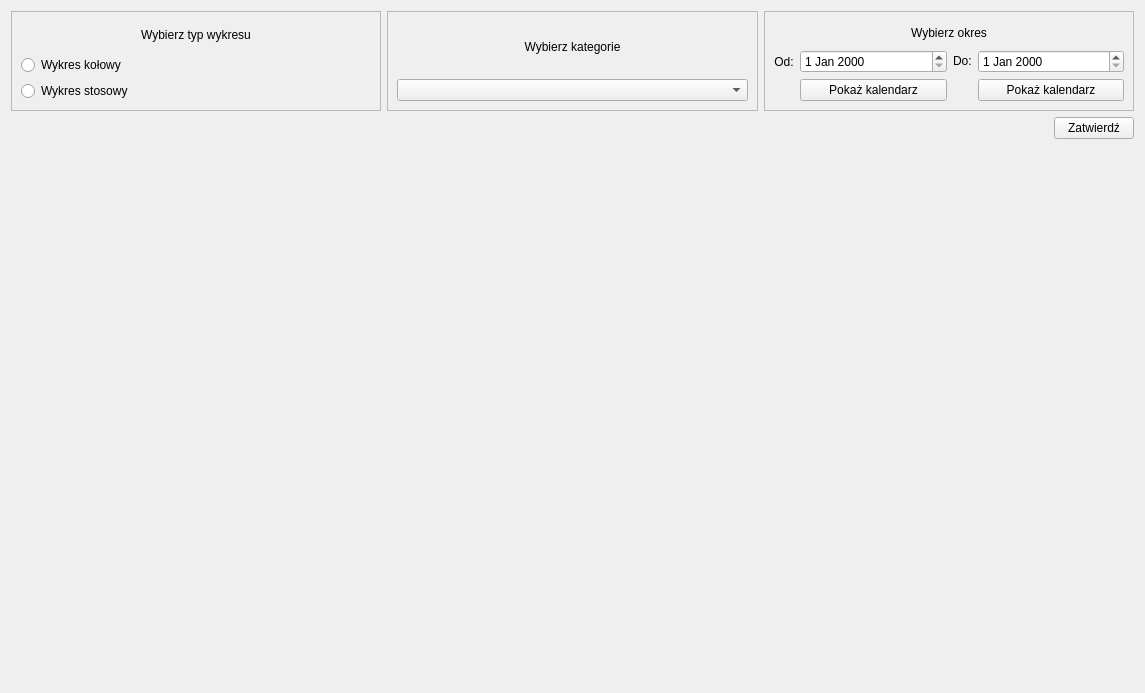
<?xml version="1.0" encoding="UTF-8"?>
<ui version="4.0">
 <class>analisys_tab</class>
 <widget class="QWidget" name="analisys_tab">
  <property name="geometry">
   <rect>
    <x>0</x>
    <y>0</y>
    <width>1145</width>
    <height>693</height>
   </rect>
  </property>
  <property name="windowTitle">
   <string>Form</string>
  </property>
  <layout class="QGridLayout" name="gridLayout">
   <item row="0" column="2">
    <widget class="QFrame" name="select_date">
     <property name="sizePolicy">
      <sizepolicy hsizetype="Preferred" vsizetype="Fixed">
       <horstretch>0</horstretch>
       <verstretch>0</verstretch>
      </sizepolicy>
     </property>
     <property name="minimumSize">
      <size>
       <width>0</width>
       <height>100</height>
      </size>
     </property>
     <property name="frameShape">
      <enum>QFrame::StyledPanel</enum>
     </property>
     <property name="frameShadow">
      <enum>QFrame::Raised</enum>
     </property>
     <layout class="QGridLayout" name="gridLayout_4">
      <item row="0" column="0" colspan="4">
       <widget class="QLabel" name="title_select_date">
        <property name="text">
         <string>Wybierz okres</string>
        </property>
        <property name="alignment">
         <set>Qt::AlignCenter</set>
        </property>
       </widget>
      </item>
      <item row="4" column="3">
       <widget class="QDateEdit" name="date_to"/>
      </item>
      <item row="4" column="1">
       <widget class="QDateEdit" name="date_from"/>
      </item>
      <item row="4" column="0">
       <widget class="QLabel" name="from_label">
        <property name="sizePolicy">
         <sizepolicy hsizetype="Fixed" vsizetype="Minimum">
          <horstretch>0</horstretch>
          <verstretch>0</verstretch>
         </sizepolicy>
        </property>
        <property name="text">
         <string>Od:</string>
        </property>
        <property name="alignment">
         <set>Qt::AlignCenter</set>
        </property>
       </widget>
      </item>
      <item row="4" column="2">
       <widget class="QLabel" name="to">
        <property name="sizePolicy">
         <sizepolicy hsizetype="Fixed" vsizetype="Fixed">
          <horstretch>0</horstretch>
          <verstretch>0</verstretch>
         </sizepolicy>
        </property>
        <property name="text">
         <string>Do:</string>
        </property>
        <property name="alignment">
         <set>Qt::AlignLeading|Qt::AlignLeft|Qt::AlignVCenter</set>
        </property>
       </widget>
      </item>
      <item row="5" column="1">
       <widget class="QPushButton" name="show_calendar_from">
        <property name="text">
         <string>Pokaż kalendarz</string>
        </property>
       </widget>
      </item>
      <item row="5" column="3">
       <widget class="QPushButton" name="show_calendar_to">
        <property name="text">
         <string>Pokaż kalendarz</string>
        </property>
       </widget>
      </item>
     </layout>
    </widget>
   </item>
   <item row="0" column="1">
    <widget class="QFrame" name="select_categories">
     <property name="sizePolicy">
      <sizepolicy hsizetype="Preferred" vsizetype="Fixed">
       <horstretch>0</horstretch>
       <verstretch>0</verstretch>
      </sizepolicy>
     </property>
     <property name="minimumSize">
      <size>
       <width>0</width>
       <height>100</height>
      </size>
     </property>
     <property name="frameShape">
      <enum>QFrame::StyledPanel</enum>
     </property>
     <property name="frameShadow">
      <enum>QFrame::Raised</enum>
     </property>
     <layout class="QGridLayout" name="gridLayout_3">
      <item row="0" column="0">
       <widget class="QLabel" name="title_select_categories">
        <property name="text">
         <string>Wybierz kategorie</string>
        </property>
        <property name="alignment">
         <set>Qt::AlignCenter</set>
        </property>
       </widget>
      </item>
      <item row="1" column="0">
       <widget class="QComboBox" name="categories_list">
        <property name="editable">
         <bool>false</bool>
        </property>
       </widget>
      </item>
     </layout>
    </widget>
   </item>
   <item row="2" column="0" colspan="3">
    <widget class="QChartView" name="chart" native="true"/>
   </item>
   <item row="0" column="0">
    <widget class="QFrame" name="select_chart_type">
     <property name="enabled">
      <bool>true</bool>
     </property>
     <property name="sizePolicy">
      <sizepolicy hsizetype="Preferred" vsizetype="Fixed">
       <horstretch>0</horstretch>
       <verstretch>0</verstretch>
      </sizepolicy>
     </property>
     <property name="minimumSize">
      <size>
       <width>0</width>
       <height>100</height>
      </size>
     </property>
     <property name="frameShape">
      <enum>QFrame::StyledPanel</enum>
     </property>
     <property name="frameShadow">
      <enum>QFrame::Raised</enum>
     </property>
     <layout class="QGridLayout" name="gridLayout_2">
      <item row="0" column="0">
       <widget class="QLabel" name="title_select_chart_type">
        <property name="text">
         <string>Wybierz typ wykresu</string>
        </property>
        <property name="alignment">
         <set>Qt::AlignCenter</set>
        </property>
       </widget>
      </item>
      <item row="1" column="0">
       <widget class="QRadioButton" name="pie_chart_button">
        <property name="text">
         <string>Wykres kołowy</string>
        </property>
        <property name="checked">
         <bool>false</bool>
        </property>
       </widget>
      </item>
      <item row="2" column="0">
       <widget class="QRadioButton" name="stack_chart_button">
        <property name="text">
         <string>Wykres stosowy</string>
        </property>
       </widget>
      </item>
     </layout>
    </widget>
   </item>
   <item row="1" column="2" alignment="Qt::AlignRight">
    <widget class="QPushButton" name="confirm_button">
     <property name="sizePolicy">
      <sizepolicy hsizetype="Fixed" vsizetype="Fixed">
       <horstretch>0</horstretch>
       <verstretch>0</verstretch>
      </sizepolicy>
     </property>
     <property name="mouseTracking">
      <bool>false</bool>
     </property>
     <property name="layoutDirection">
      <enum>Qt::LeftToRight</enum>
     </property>
     <property name="text">
      <string>Zatwierdź</string>
     </property>
     <property name="autoDefault">
      <bool>false</bool>
     </property>
     <property name="default">
      <bool>false</bool>
     </property>
     <property name="flat">
      <bool>false</bool>
     </property>
    </widget>
   </item>
  </layout>
 </widget>
 <customwidgets>
  <customwidget>
   <class>QChartView</class>
   <extends>QWidget</extends>
   <header>PyQt5.QtChart</header>
   <container>1</container>
  </customwidget>
 </customwidgets>
 <resources/>
 <connections/>
</ui>
